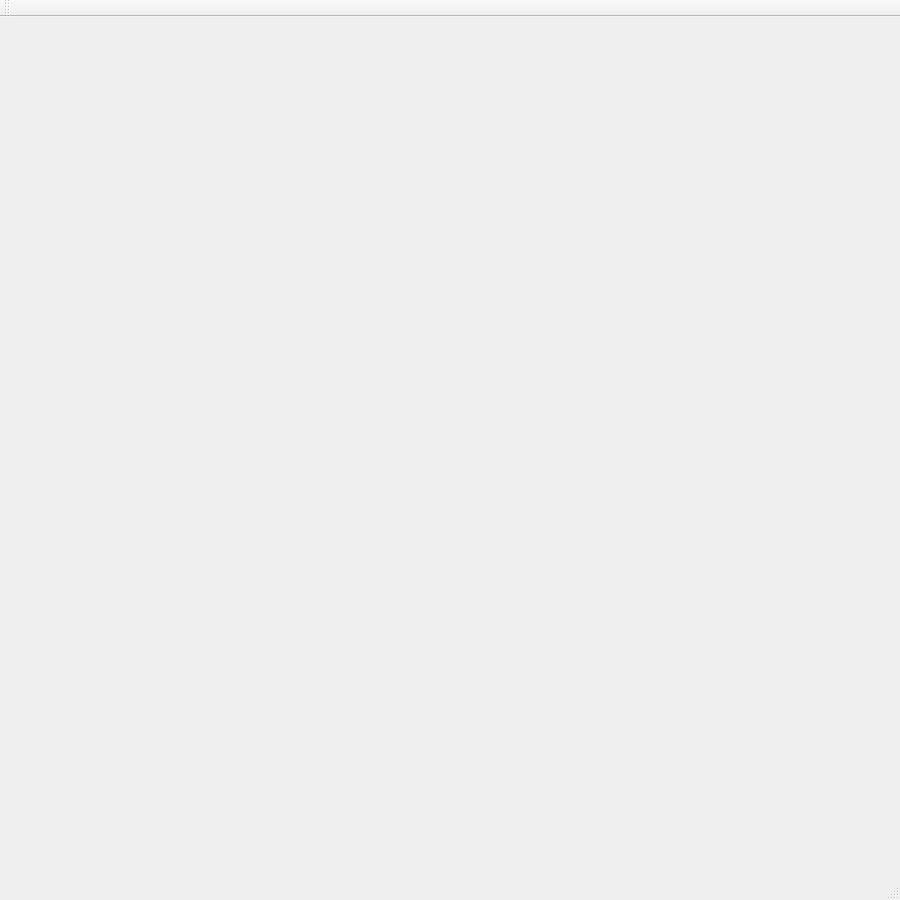
<?xml version="1.0" encoding="UTF-8"?>
<ui version="4.0">
 <class>MainWindow</class>
 <widget class="QMainWindow" name="MainWindow">
  <property name="geometry">
   <rect>
    <x>0</x>
    <y>0</y>
    <width>900</width>
    <height>900</height>
   </rect>
  </property>
  <property name="sizePolicy">
   <sizepolicy hsizetype="Preferred" vsizetype="Preferred">
    <horstretch>0</horstretch>
    <verstretch>0</verstretch>
   </sizepolicy>
  </property>
  <property name="minimumSize">
   <size>
    <width>900</width>
    <height>900</height>
   </size>
  </property>
  <property name="maximumSize">
   <size>
    <width>900</width>
    <height>900</height>
   </size>
  </property>
  <property name="windowTitle">
   <string>MainWindow</string>
  </property>
  <widget class="QWidget" name="centralWidget"/>
  <widget class="QMenuBar" name="menuBar">
   <property name="geometry">
    <rect>
     <x>0</x>
     <y>0</y>
     <width>900</width>
     <height>22</height>
    </rect>
   </property>
  </widget>
  <widget class="QToolBar" name="mainToolBar">
   <attribute name="toolBarArea">
    <enum>TopToolBarArea</enum>
   </attribute>
   <attribute name="toolBarBreak">
    <bool>false</bool>
   </attribute>
  </widget>
  <widget class="QStatusBar" name="statusBar"/>
 </widget>
 <layoutdefault spacing="6" margin="11"/>
 <resources/>
 <connections/>
</ui>
